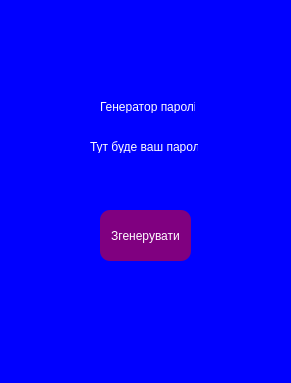
<?xml version="1.0" encoding="UTF-8"?>
<ui version="4.0">
 <class>MainWindow</class>
 <widget class="QMainWindow" name="MainWindow">
  <property name="geometry">
   <rect>
    <x>0</x>
    <y>0</y>
    <width>291</width>
    <height>383</height>
   </rect>
  </property>
  <property name="windowTitle">
   <string>MainWindow</string>
  </property>
  <property name="styleSheet">
   <string notr="true">background:  blue;
color: white;</string>
  </property>
  <widget class="QWidget" name="centralwidget">
   <widget class="QLabel" name="label">
    <property name="geometry">
     <rect>
      <x>100</x>
      <y>100</y>
      <width>95</width>
      <height>13</height>
     </rect>
    </property>
    <property name="text">
     <string>Генератор паролів</string>
    </property>
   </widget>
   <widget class="QLabel" name="password_label">
    <property name="geometry">
     <rect>
      <x>90</x>
      <y>140</y>
      <width>108</width>
      <height>13</height>
     </rect>
    </property>
    <property name="text">
     <string>Тут буде ваш пароль</string>
    </property>
    <property name="textInteractionFlags">
     <set>Qt::TextSelectableByMouse</set>
    </property>
   </widget>
   <widget class="QPushButton" name="pushButton">
    <property name="geometry">
     <rect>
      <x>100</x>
      <y>210</y>
      <width>91</width>
      <height>51</height>
     </rect>
    </property>
    <property name="toolTip">
     <string>&lt;html&gt;&lt;head/&gt;&lt;body&gt;&lt;p&gt;color: blue;&lt;/p&gt;&lt;p&gt;backgroup: purple;&lt;/p&gt;&lt;p&gt;border; 2px soid green&lt;/p&gt;&lt;/body&gt;&lt;/html&gt;</string>
    </property>
    <property name="styleSheet">
     <string notr="true">color: white;
background: purple;
border: 2px soid white;
border-radius: 10px;</string>
    </property>
    <property name="text">
     <string>Згенерувати</string>
    </property>
   </widget>
  </widget>
  <widget class="QMenuBar" name="menubar">
   <property name="geometry">
    <rect>
     <x>0</x>
     <y>0</y>
     <width>291</width>
     <height>21</height>
    </rect>
   </property>
  </widget>
  <widget class="QStatusBar" name="statusbar"/>
 </widget>
 <resources/>
 <connections/>
</ui>
